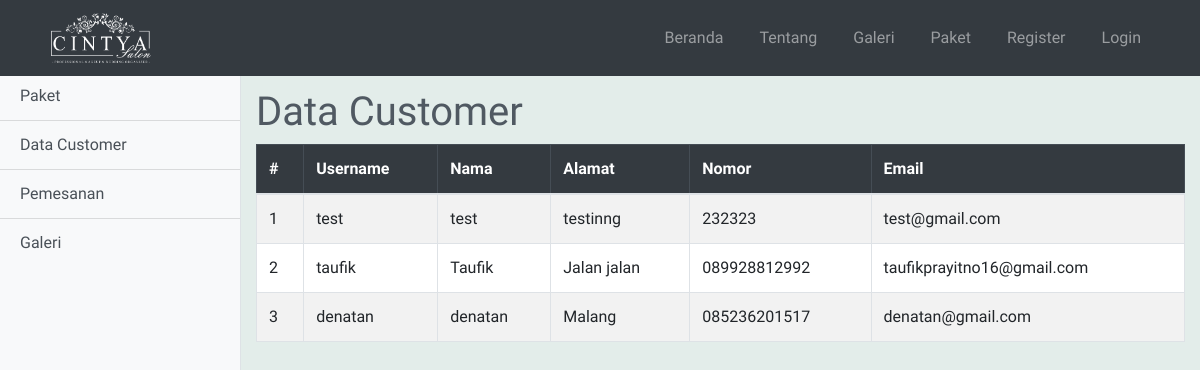
/data-customer.php, run on an earlier commit of the app's database.
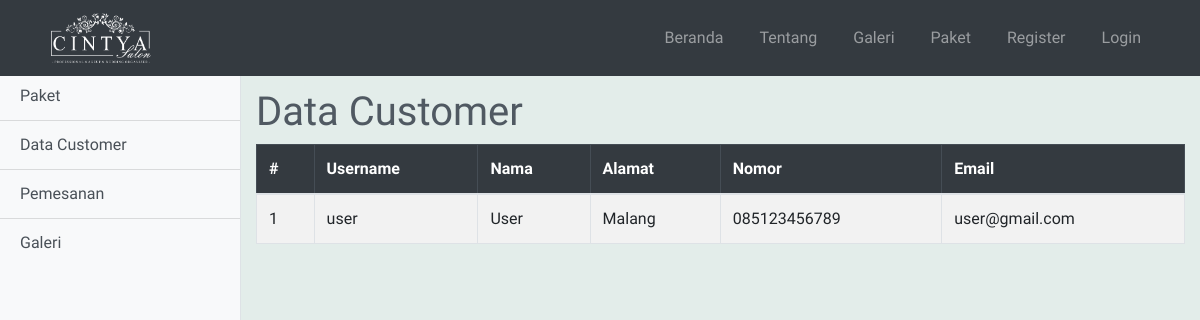
And on a later commit of the database.
### tables this page shows
CREATE TABLE `user` (
  `id_user` int(11) NOT NULL,
  `type` enum('admin','customer') NOT NULL DEFAULT 'customer',
  `username` varchar(45) NOT NULL,
  `password` varchar(45) NOT NULL,
  `nama` varchar(255) DEFAULT NULL,
  `alamat` varchar(255) DEFAULT NULL,
  `no_telp` varchar(45) DEFAULT NULL,
  `email` varchar(45) DEFAULT NULL
);

### data-customer.php (the view, shortened to what this page needs)
<!DOCTYPE html>
<html lang="en">
<head>
    <?php include 'includes/head.php' ?>
    <link href="css/simple-sidebar.css" rel="stylesheet">
</head>
<body>
    <?php include 'includes/navbar.php' ?>
    <div class="d-flex pt-5 mt-4" id="wrapper">
        <?php include 'includes/sidebar.php' ?>
        <div style="background-color:#E3EDEA;" id="page-content-wrapper">
            <div class="container-fluid mt-3">
                <h1 class="">Data Customer</h1>
            </div>
            <div class="container">
                <table class="table table-striped table-bordered" style="background-color: white;">
                    <thead class="table-dark">
                        <tr class="">
                            <th scope="col">#</th>
                            <th scope="col">Username</th>
                            <th scope="col">Nama</th>
                            <th scope="col">Alamat</th>
                            <th scope="col">Nomor</th>
                            <th scope="col">Email</th>
                        </tr>
                    </thead>
                    <tbody>
                        <?php
                        $query = "SELECT * FROM user WHERE type='customer'";
                        $result = mysqli_query($con, $query);
                        if (mysqli_num_rows($result) > 0) {
                            $no = 0;
                            while ($row = mysqli_fetch_assoc($result)) {
                                $no++;
                                ?>
                                <tr class="">
                                    <td><?php echo $no ?></td>
                                    <td> <?php echo $row["username"] ?> </td>
                                    <td> <?php echo $row["nama"] ?> </td>
                                    <td><?php echo $row["alamat"] ?></td>
                                    <td><?php echo $row["no_telp"] ?></td>
                                    <td><?php echo $row["email"] ?></td>
                                </tr>
                            <?php } ?>
                        <?php }
                        ?>
                    </tbody>
                </table>
            </div>
        </div>
    </div>
</body>
</html>

### includes/head.php (shortened to what this page needs)
<head>
    <link href="bootstrap-4.3.1-dist/css/bootstrap.min.css" rel="stylesheet">
    <link href="css/style.css" rel="stylesheet">
    <link
      rel="stylesheet"
      href="https://use.fontawesome.com/releases/v5.5.0/css/all.css"
    />
</head>

### includes/navbar.php (shortened to what this page needs)
<?php
include 'config/connection.php';
@$username = $_SESSION["username"];
@$type = $_SESSION["type"];
$sql = "SELECT * FROM user WHERE type = '$type' ";
$hasil = mysqli_query($con, $sql);
$item = mysqli_fetch_assoc($hasil);
?>
<nav class="navbar navbar-dark bg-dark navbar-expand-md fixed-top">
	<div class="container-fluid">
		<a class="navbar-brand" href="index.php" style="margin-left:20px"><img src="img/lgcintya.png" width="100" height="50"></a>
		<div class="collapse navbar-collapse" id="navbarResponsive">
			<ul class="navbar-nav ml-auto">
				<?php
				if (isset($username)) {
					if ($item["type"] == 'admin') { ?>
						<li class="nav-item" style="margin-right:20px">
							<a class="nav-link" href="index.php">Beranda</a>
						</li>
						<li class="nav-item" style="margin-right:20px">
							<a class="nav-link" href="tentang.php">Tentang</a>
						</li>
						<li class="nav-item" style="margin-right:20px">
							<a class="nav-link" href="galeri.php">Galeri</a>
						</li>
						<li class="nav-item" style="margin-right:20px">
							<a class="nav-link" href="admin-paket.php">Admin</a>
						</li>
						<li class="nav-item" style="margin-right:20px">
							<a class="nav-link" href="proses/proses_logout.php">Logout</a>
						</li>
					<?php } else { ?>
						<li class="nav-item" style="margin-right:20px">
							<a class="nav-link" href="index.php">Beranda</a>
						</li>
						<li class="nav-item" style="margin-right:20px">
							<a class="nav-link" href="tentang.php">Tentang</a>
						</li>
						<li class="nav-item" style="margin-right:20px">
							<a class="nav-link" href="galeri.php">Galeri</a>
						</li>
						<li class="nav-item" style="margin-right:20px">
							<a class="nav-link" href="paket.php">Paket</a>
						</li>
						<li class="nav-item" style="margin-right:20px">
							<a class="nav-link" href="status2.php">Pemesanan</a>
						</li>
						<li class="nav-item" style="margin-right:20px">
							<a class="nav-link" href="proses/proses_logout.php">Logout</a>
						</li>
					<?php } ?>
				<?php } else { ?>
					<li class="nav-item" style="margin-right:20px">
						<a class="nav-link" href="index.php">Beranda</a>
					</li>
					<li class="nav-item" style="margin-right:20px">
						<a class="nav-link" href="tentang.php">Tentang</a>
					</li>
					<li class="nav-item" style="margin-right:20px">
						<a class="nav-link" href="galeri.php">Galeri</a>
					</li>
					<li class="nav-item" style="margin-right:20px">
						<a class="nav-link" href="paket.php">Paket</a>
					</li>
					<li class="nav-item" style="margin-right:20px">
						<a class="nav-link" href="register.php">Register</a>
					</li>
					<li class="nav-item" style="margin-right:20px">
						<a class="nav-link" href="login.php">Login</a>
					</li>
				<?php } ?>
			</ul>
		</div>
	</div>
</nav>

### includes/sidebar.php
<div class="bg-light border-right" style="" id="sidebar-wrapper">
    <div class="list-group list-group-flush">
        <a href="admin-paket.php" class="list-group-item list-group-item-action bg-light">Paket</a>
        <a href="data-customer.php" class="list-group-item list-group-item-action bg-light">Data Customer</a>
        <a href="admin-pemesanan.php" class="list-group-item list-group-item-action bg-light">Pemesanan</a>
        <a href="admin-galeri.php" class="list-group-item list-group-item-action bg-light">Galeri</a>
    </div>
</div>

### css/style.css (style rules this page uses)
body { overflow-x: hidden; font-family: 'Varela Round', sans-serif; color: #505962; }

### css/simple-sidebar.css (style rules this page uses)
body { overflow-x: hidden; }
#sidebar-wrapper { min-height: 100vh; margin-left: -15rem; -webkit-transition: margin .25s ease-out; -moz-transition: margin .25s ease-out; -o-transition: margin .25s ease-out; transition: margin .25s ease-out; }
#sidebar-wrapper .list-group { width: 15rem; }
#page-content-wrapper { min-width: 100vw; }
@media (min-width: 768px) { #sidebar-wrapper { margin-left: 0; } }
@media (min-width: 768px) { #page-content-wrapper { min-width: 0; width: 100%; } }

What changed in the data, as far as the page shows it:
removed user: username "test", nama "test", alamat "testinng", no_telp "232323", email "test@gmail.com"
removed user: username "taufik", nama "Taufik", alamat "Jalan jalan", no_telp "089928812992", email "taufikprayitno16@gmail.com"
removed user: username "denatan", nama "denatan", alamat "Malang", no_telp "085236201517", email "denatan@gmail.com"
added user: username "user", nama "User", alamat "Malang", no_telp "085123456789", email "user@gmail.com"
